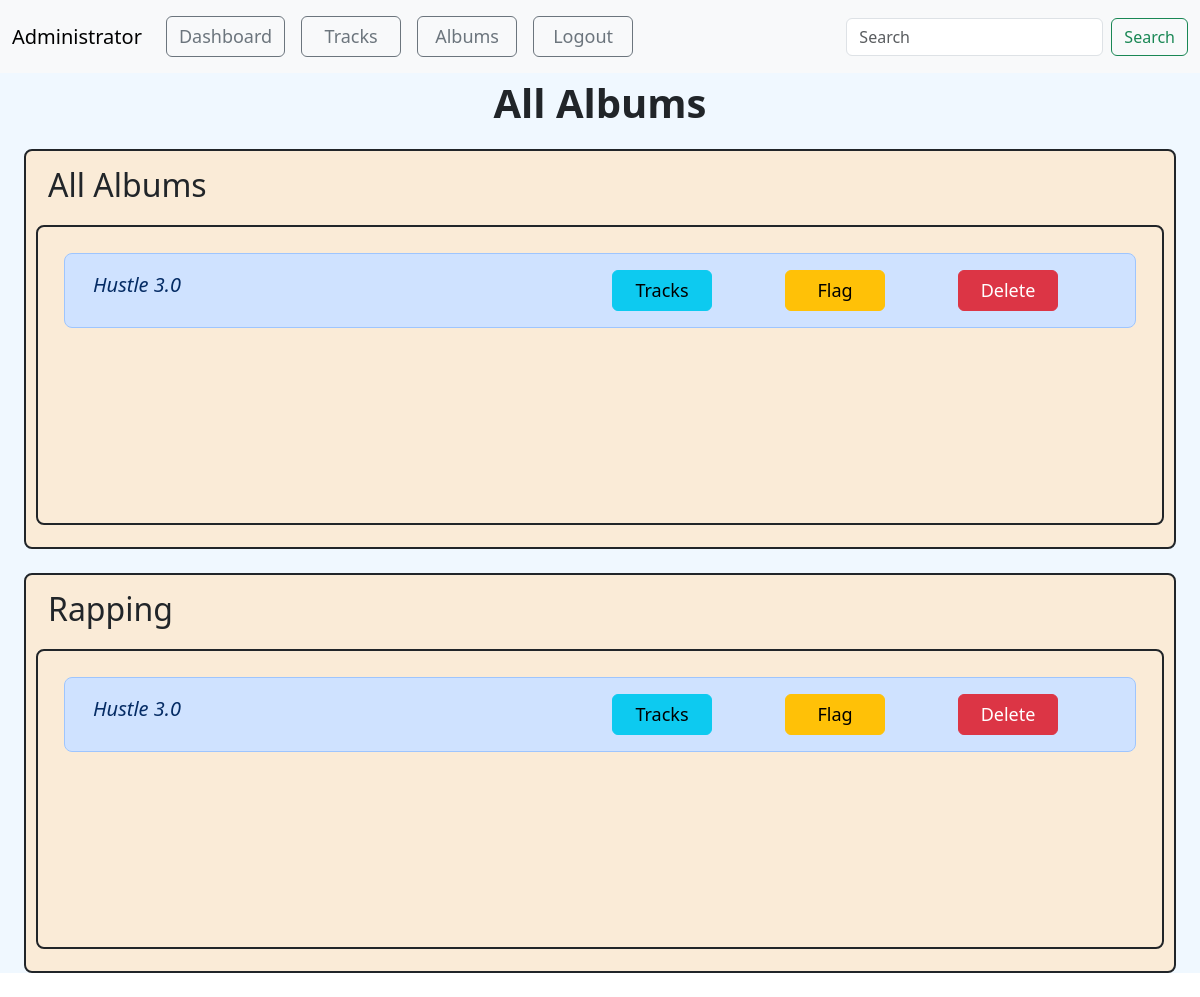
The app's page /admin_albums/1, older data.
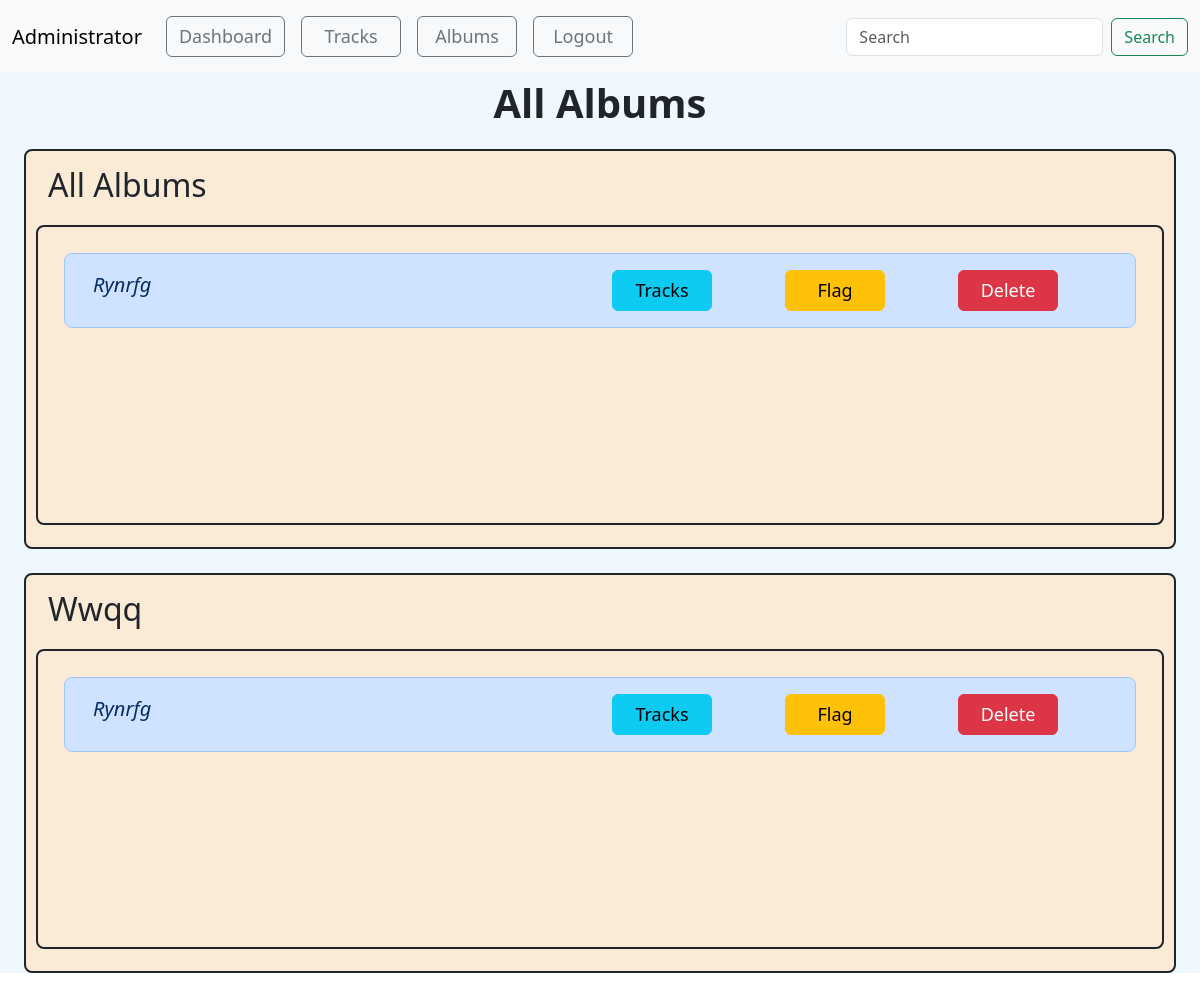
The same page, newer data.
### model1.py (models this page shows, shortened)
class Album(db.Model):
    album_id = db.Column(db.Integer, primary_key=True)
    album_name = db.Column(db.String(100), nullable=False)
    album_genre = db.Column(db.String(50))
    album_artist = db.Column(db.String(100))
    creator_id = db.Column(db.Integer, db.ForeignKey("user.user_id"))
    album_thumbnail = db.Column(db.String(255))
    album_flag = db.Column(db.Boolean,default=False)
    songs = db.relationship("Song", backref="albums",cascade="all, delete")
    creator = db.relationship("User", backref="albums")

### app.py (the view)
@app.route("/admin_albums/<int:a_id>", methods=["GET", "POST"])
def admin_albums(a_id):
    admin = Admin.query.get(a_id)
    songs = Song.query.all()
    albums=Album.query.all()
    genres = Album.query.with_entities(Album.album_genre).distinct().all()
    genre_list = [genre[0] for genre in genres]
    if admin.isloggedin:
        return render_template("admin_albums.html", songs=songs, admin=admin,genres=genre_list,albums=albums)
    else:
        return redirect("/")

### app.py (called while the page is built)
@app.context_processor
def search_processor():
    return {'searched': request.form.get("searched")}

### templates/admin_albums.html (shortened to what the changed rows need)
<!doctype html>
<html lang="en">
<head>
    <link href="https://cdn.jsdelivr.net/npm/bootstrap@5.3.2/dist/css/bootstrap.min.css" rel="stylesheet"
>
</head>
<body>
<div class="container-fluid albums  min-vh-100">
    <div class="container-fluid ">
        {% if albums|length == 0 %}
        <p>No Album Availaible</p>
        {% else %}
            <div class="container-fluid border border border-2 rounded-3 border-dark mb-4 overflow-auto" id="albums" >
                <div class="album container border border-2 rounded-3 border-dark m-auto overflow-auto">
                    {% for album in albums %}
                        <div class="row m-3 p-3 text-primary-emphasis bg-primary-subtle border border-primary-subtle rounded-3">
                            <div class="col-6 text-capitalize fs-5 fst-italic">{{album.album_name}}</div>
                            <div class="col"><a class="btn btn-info" href="/admin_album_songs/{{admin.admin_id}}/{{album.album_id}}" role="button" style="width: 100px; font-size:large;" >Tracks</a></div>
                            {% if album.album_flag == false %}
                            <div class="col"><a class="btn btn-warning" href="/flag_album/{{admin.admin_id}}/{{album.album_id}}" role="button" style="width: 100px; font-size:large;">Flag</a></div>
                            {% else %}
                            <div class="col"><a class="btn btn-warning" href="/flag_album/{{admin.admin_id}}/{{album.album_id}}" role="button" style="width: 100px; font-size:large;">Unflag</a></div>
                            {% endif %}
                            <div class="col"><a class="btn btn-danger" href="/admin_delete_album/{{admin.admin_id}}/{{album.album_id}}" role="button" style="width: 100px; font-size:large;">Delete</a></div>
                        </div>
                    {% endfor %}
                </div>
            </div>
            {% for genre in genres %}
                <div class="container-fluid border border border-2 rounded-3 border-dark mb-4 overflow-auto" id="albums" >
                    <div class="container-fluid sticky-sm-top">
                        <p class="text-capitalize fs-2 ">{{genre}}</p>
                    </div>
                    <div class="album container border border-2 rounded-3 border-dark m-auto overflow-auto">
                        {% for album in albums %}
                            {% if album.album_genre == genre %}
                            <div class="row m-3 p-3 text-primary-emphasis bg-primary-subtle border border-primary-subtle rounded-3">
                                <div class="col-6 text-capitalize fs-5 fst-italic">{{album.album_name}}</div>
                                <div class="col"><a class="btn btn-info" href="/admin_album_songs/{{admin.admin_id}}/{{album.album_id}}" role="button" style="width: 100px; font-size:large;" >Tracks</a></div>
                                {% if album.album_flag == false %}
                                <div class="col"><a class="btn btn-warning" href="/flag_album/{{admin.admin_id}}/{{album.album_id}}" role="button" style="width: 100px; font-size:large;">Flag</a></div>
                                {% else %}
                                <div class="col"><a class="btn btn-warning" href="/flag_album/{{admin.admin_id}}/{{album.album_id}}" role="button" style="width: 100px; font-size:large;">Unflag</a></div>
                                {% endif %}
                                <div class="col"><a class="btn btn-danger" href="/admin_delete_album/{{admin.admin_id}}/{{album.album_id}}" role="button" style="width: 100px; font-size:large;">Delete</a></div>
                            </div>
                            {% endif %}
                        {% endfor %}
                    </div>
                </div>
            {% endfor %}
        {% endif %}
    </div>
</div>
</body>
</html>

Row changes from the older to the newer data that the page shows:
removed Album: album_name "Hustle 3.0", {{ admin.admin_id }} 1 (drawn)
added Album: album_name "Rynrfg", {{ admin.admin_id }} 1 (drawn)
Text that changed along with them:
new list line: "Wwqq"
list line gone: "Rapping"
